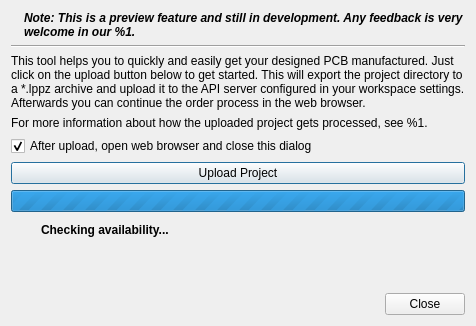
<?xml version="1.0" encoding="UTF-8"?>
<ui version="4.0">
 <class>librepcb::editor::OrderPcbDialog</class>
 <widget class="QDialog" name="librepcb::editor::OrderPcbDialog">
  <property name="geometry">
   <rect>
    <x>0</x>
    <y>0</y>
    <width>476</width>
    <height>326</height>
   </rect>
  </property>
  <property name="windowTitle">
   <string>Order PCB</string>
  </property>
  <property name="windowIcon">
   <iconset>
    <normaloff>:/img/actions/order_pcb.png</normaloff>:/img/actions/order_pcb.png</iconset>
  </property>
  <layout class="QVBoxLayout" name="verticalLayout">
   <item>
    <layout class="QHBoxLayout" name="horizontalLayout" stretch="0,1">
     <item>
      <widget class="QLabel" name="label">
       <property name="text">
        <string notr="true"/>
       </property>
       <property name="pixmap">
        <pixmap>:/img/status/info.png</pixmap>
       </property>
      </widget>
     </item>
     <item>
      <widget class="QLabel" name="lblNote">
       <property name="font">
        <font>
         <weight>75</weight>
         <italic>true</italic>
         <bold>true</bold>
        </font>
       </property>
       <property name="text">
        <string extracomment="Placeholder is a hyperlink with the text 'discussion forum'.">Note: This is a preview feature and still in development. Any feedback is very welcome in our %1.</string>
       </property>
       <property name="textFormat">
        <enum>Qt::RichText</enum>
       </property>
       <property name="wordWrap">
        <bool>true</bool>
       </property>
       <property name="margin">
        <number>3</number>
       </property>
      </widget>
     </item>
    </layout>
   </item>
   <item>
    <widget class="Line" name="line">
     <property name="orientation">
      <enum>Qt::Horizontal</enum>
     </property>
    </widget>
   </item>
   <item>
    <widget class="QLabel" name="lblDocumentation">
     <property name="text">
      <string>This tool helps you to quickly and easily get your designed PCB manufactured. Just click on the upload button below to get started. This will export the project directory to a *.lppz archive and upload it to the API server configured in your workspace settings. Afterwards you can continue the order process in the web browser.</string>
     </property>
     <property name="textFormat">
      <enum>Qt::RichText</enum>
     </property>
     <property name="wordWrap">
      <bool>true</bool>
     </property>
    </widget>
   </item>
   <item>
    <widget class="QLabel" name="lblMoreInformation">
     <property name="text">
      <string extracomment="Placeholder is an URL with hyperlink.">For more information about how the uploaded project gets processed, see %1.</string>
     </property>
     <property name="textFormat">
      <enum>Qt::RichText</enum>
     </property>
     <property name="wordWrap">
      <bool>true</bool>
     </property>
    </widget>
   </item>
   <item>
    <widget class="QCheckBox" name="cbxOpenBrowser">
     <property name="text">
      <string>After upload, open web browser and close this dialog</string>
     </property>
     <property name="checked">
      <bool>true</bool>
     </property>
    </widget>
   </item>
   <item>
    <widget class="QPushButton" name="btnUpload">
     <property name="text">
      <string>Upload Project</string>
     </property>
     <property name="default">
      <bool>true</bool>
     </property>
    </widget>
   </item>
   <item>
    <widget class="QProgressBar" name="progressBar">
     <property name="maximum">
      <number>0</number>
     </property>
     <property name="value">
      <number>0</number>
     </property>
     <property name="alignment">
      <set>Qt::AlignCenter</set>
     </property>
    </widget>
   </item>
   <item>
    <layout class="QHBoxLayout" name="horizontalLayout_2" stretch="0,1">
     <item>
      <widget class="QLabel" name="imgError">
       <property name="minimumSize">
        <size>
         <width>24</width>
         <height>24</height>
        </size>
       </property>
       <property name="maximumSize">
        <size>
         <width>24</width>
         <height>24</height>
        </size>
       </property>
       <property name="text">
        <string notr="true"/>
       </property>
       <property name="pixmap">
        <pixmap>:/img/status/dialog_warning.png</pixmap>
       </property>
       <property name="scaledContents">
        <bool>true</bool>
       </property>
      </widget>
     </item>
     <item>
      <widget class="QLabel" name="lblStatus">
       <property name="font">
        <font>
         <weight>75</weight>
         <bold>true</bold>
        </font>
       </property>
       <property name="text">
        <string>Checking availability...</string>
       </property>
       <property name="textFormat">
        <enum>Qt::RichText</enum>
       </property>
       <property name="alignment">
        <set>Qt::AlignLeading|Qt::AlignLeft|Qt::AlignVCenter</set>
       </property>
       <property name="wordWrap">
        <bool>true</bool>
       </property>
       <property name="textInteractionFlags">
        <set>Qt::LinksAccessibleByMouse|Qt::TextSelectableByMouse</set>
       </property>
      </widget>
     </item>
    </layout>
   </item>
   <item>
    <spacer name="verticalSpacer">
     <property name="orientation">
      <enum>Qt::Vertical</enum>
     </property>
     <property name="sizeHint" stdset="0">
      <size>
       <width>20</width>
       <height>2</height>
      </size>
     </property>
    </spacer>
   </item>
   <item>
    <widget class="QDialogButtonBox" name="btnBox">
     <property name="orientation">
      <enum>Qt::Horizontal</enum>
     </property>
     <property name="standardButtons">
      <set>QDialogButtonBox::Close</set>
     </property>
    </widget>
   </item>
  </layout>
 </widget>
 <resources/>
 <connections>
  <connection>
   <sender>btnBox</sender>
   <signal>accepted()</signal>
   <receiver>librepcb::editor::OrderPcbDialog</receiver>
   <slot>accept()</slot>
   <hints>
    <hint type="sourcelabel">
     <x>248</x>
     <y>254</y>
    </hint>
    <hint type="destinationlabel">
     <x>157</x>
     <y>274</y>
    </hint>
   </hints>
  </connection>
  <connection>
   <sender>btnBox</sender>
   <signal>rejected()</signal>
   <receiver>librepcb::editor::OrderPcbDialog</receiver>
   <slot>reject()</slot>
   <hints>
    <hint type="sourcelabel">
     <x>316</x>
     <y>260</y>
    </hint>
    <hint type="destinationlabel">
     <x>286</x>
     <y>274</y>
    </hint>
   </hints>
  </connection>
 </connections>
</ui>
